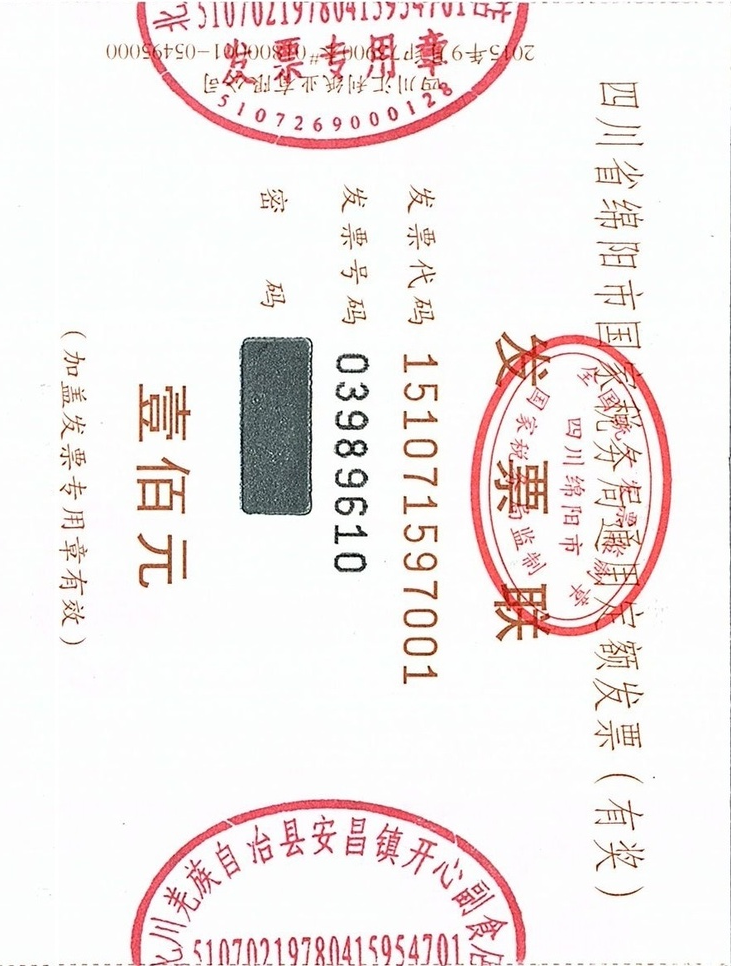
#> input picture basis/sift template match/test1.jpg, 731 x 966 px, shrunk from 884 x 1168 before the run
$ python haha.py
#> lines starting #> are read from the running program, lines starting #| are printed output that depends on the picture
import cv2
import numpy as np
MIN_MATCH_COUNT = 4

imgname1 = "test1.jpg"

## (1) prepare data
img1 = cv2.imread(imgname1)
#> img1 is the input picture: shape (966, 731, 3); mean B, G, R 235.7, 236.4, 242.7

gray1 = cv2.cvtColor(img1, cv2.COLOR_BGR2GRAY)
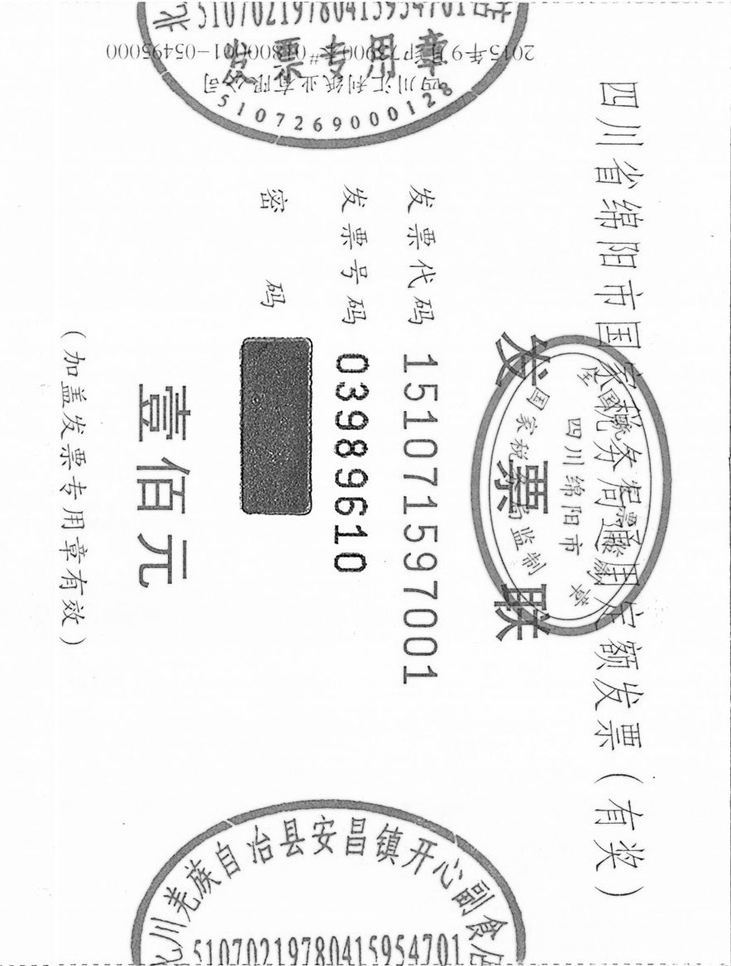
#> gray1: shape (966, 731); min 0, max 255, mean 238.1

## (2) Create SIFT object
sift = cv2.xfeatures2d.SIFT_create()

## (4) Detect keypoints and compute keypointer descriptors
kpts1, descs1 = sift.detectAndCompute(gray1,None)
#> kpts1 = 3519 keypoints; strongest (x, y, size): (336, 527, 2.6), (336, 542, 2.4), (358, 527, 3.1), (61, 455, 1.8)

times = 0
for i in range(len(kpts1)):
    if i % 3 == 0:
#> (the run stopped early here; a loop or call above may not have finished)

$ run again, with basis/sift template match/606.jpg copied over basis/sift template match/test1.jpg
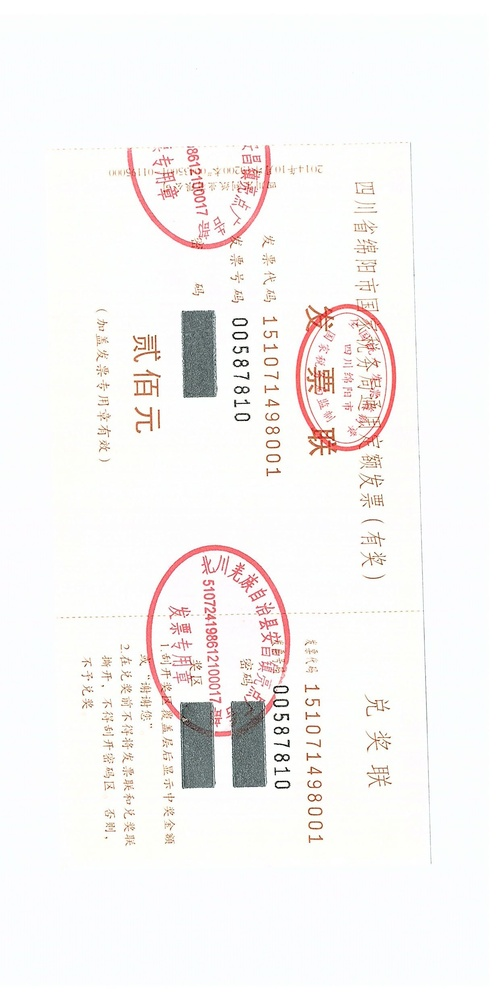
#> input picture basis/sift template match/606.jpg, 503 x 1000 px, shrunk from 1248 x 2480 before the run
#> img1 is the input picture: shape (1000, 503, 3); mean B, G, R 245.2, 245.9, 247.6
#> `gray1 = cv2.cvtColor(img1, cv2.COLOR_BGR2GRAY)`:
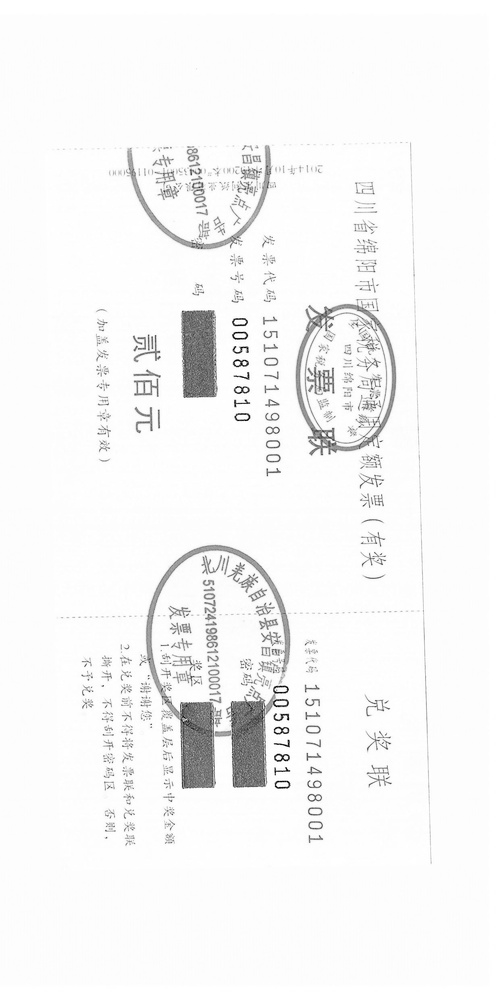
#> gray1: shape (1000, 503); min 0, max 255, mean 246.3
#> kpts1 = 1122 keypoints; strongest (x, y, size): (287, 770, 1.9), (287, 715, 2), (288, 746, 2), (279, 758, 2.6)

$ run again, with basis/sift template match/60806.jpg copied over basis/sift template match/test1.jpg
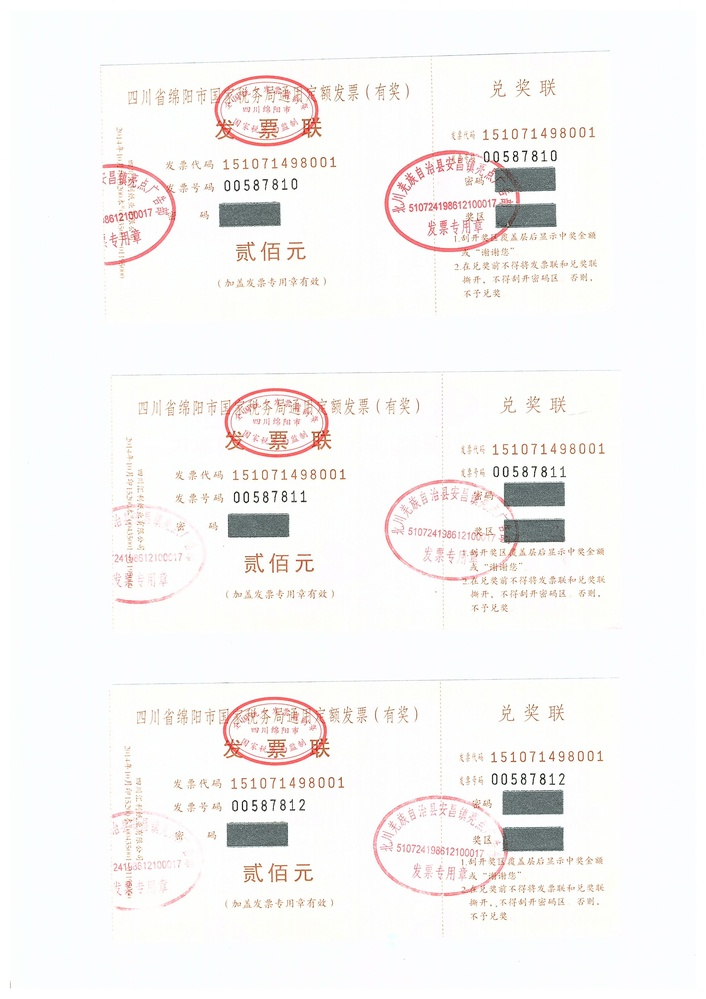
#> input picture basis/sift template match/60806.jpg, 706 x 999 px, shrunk from 2481 x 3510 before the run
#> img1 is the input picture: shape (999, 706, 3); mean B, G, R 245.3, 246.1, 247.7
#> `gray1 = cv2.cvtColor(img1, cv2.COLOR_BGR2GRAY)`:
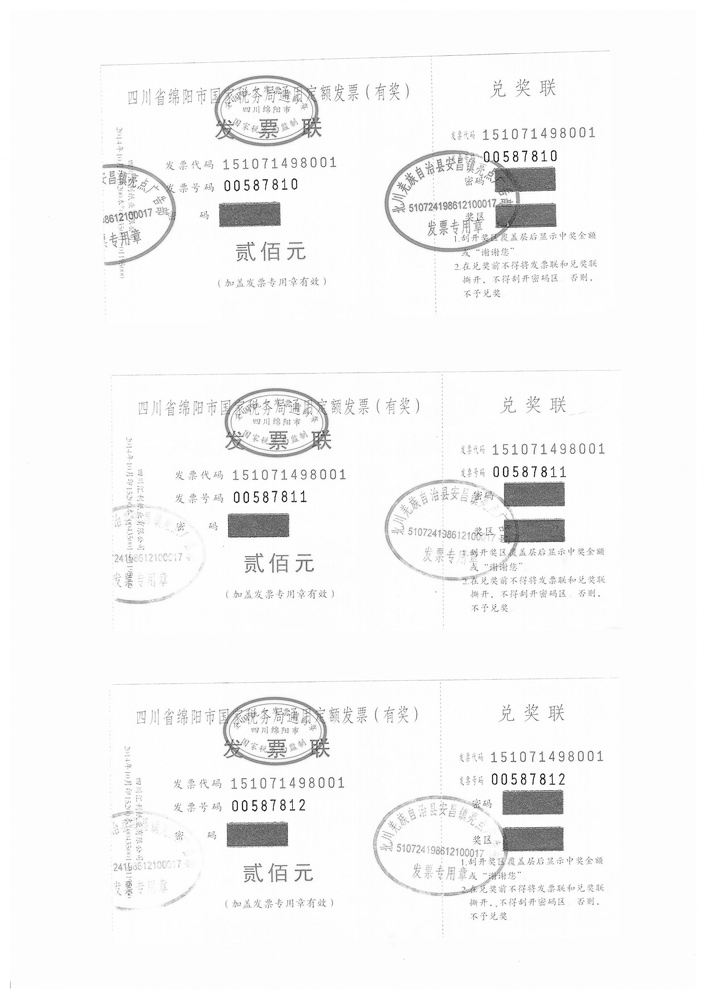
#> gray1: shape (999, 706); min 10, max 255, mean 246.5
#> kpts1 = 1965 keypoints; strongest (x, y, size): (534, 158, 1.8), (543, 781, 1.9), (284, 499, 1.8), (523, 781, 1.8)
